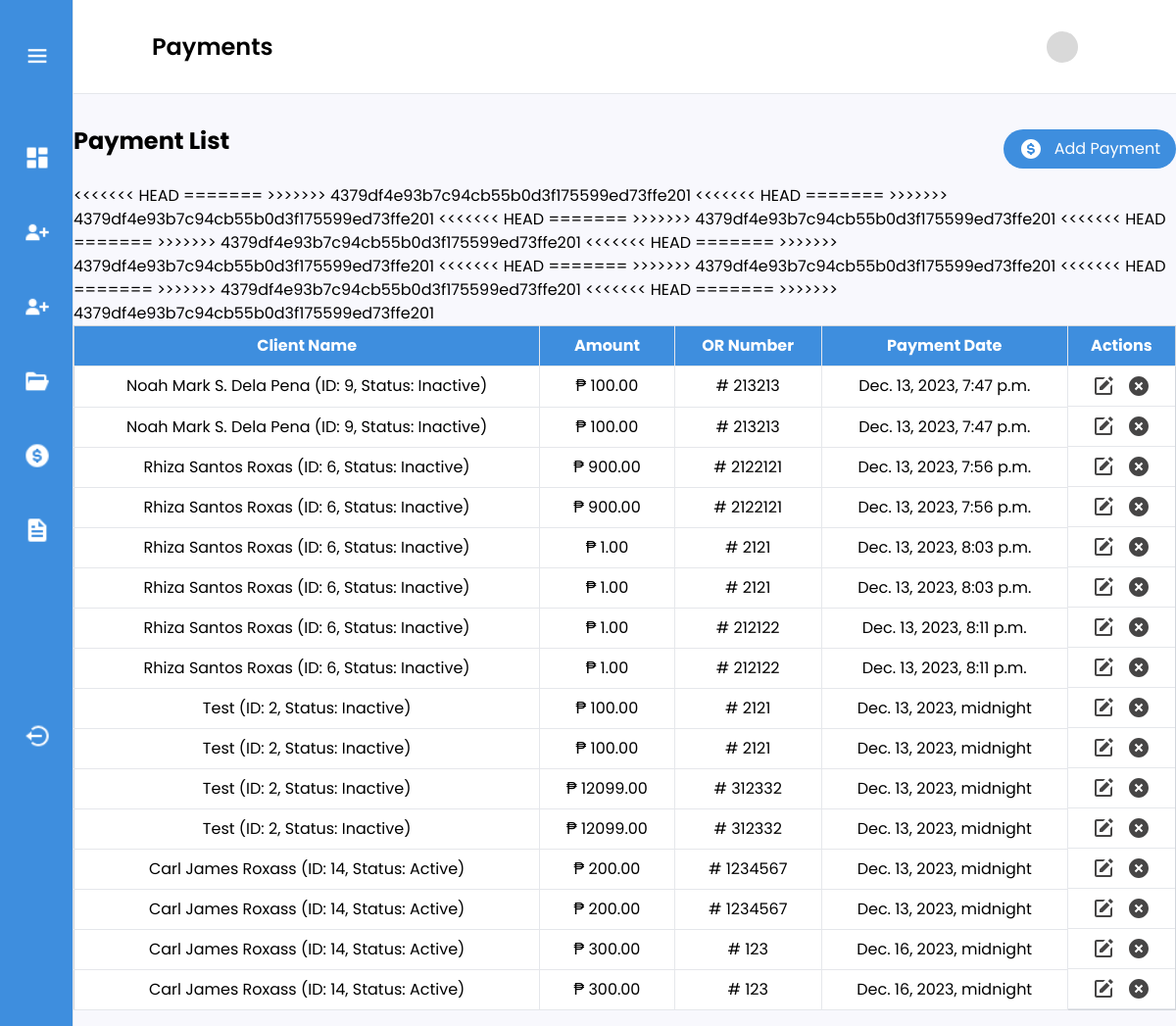
The page /adminUser/paymentList/ on the database as committed earlier.
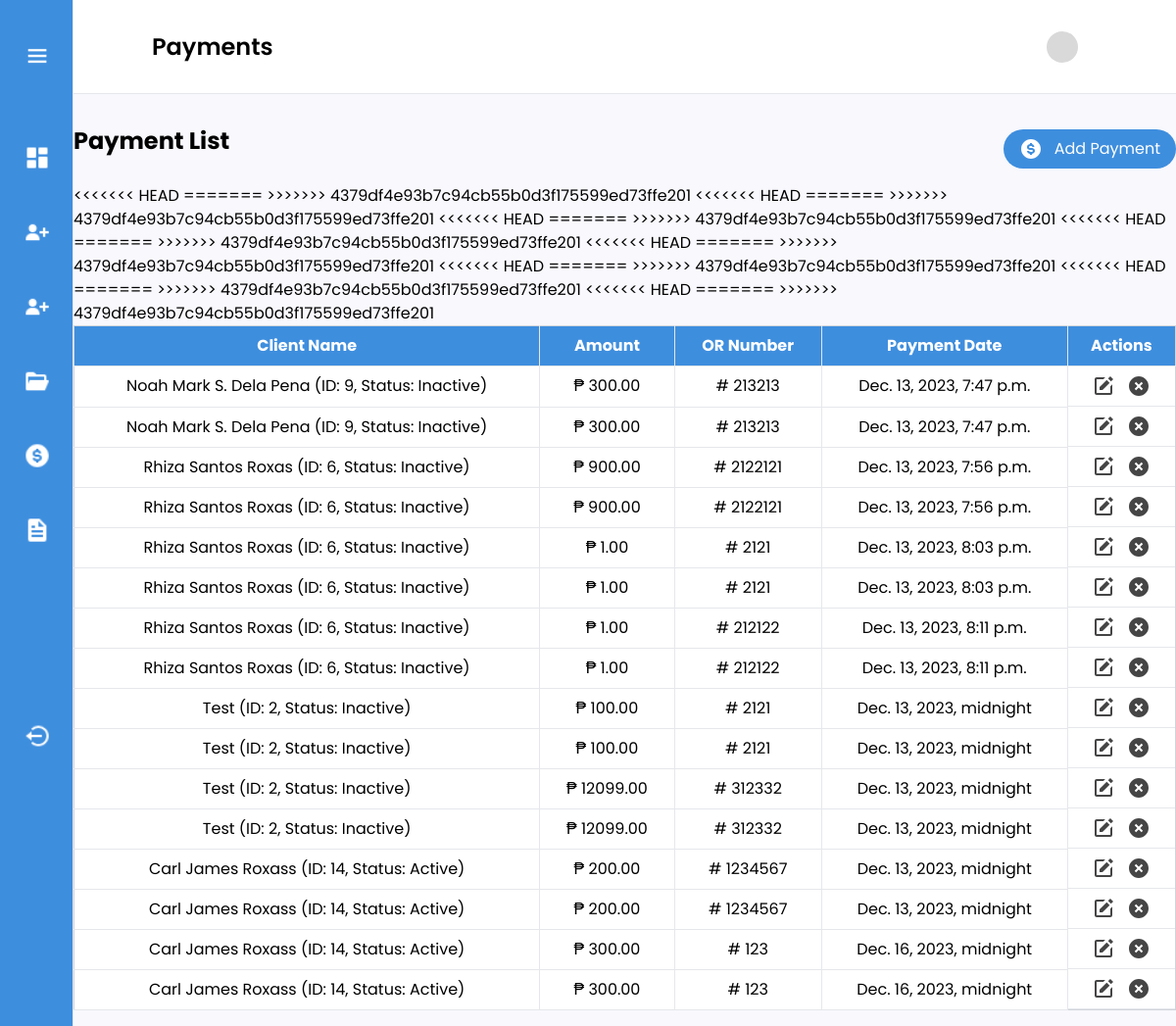
The same page on the database as committed later.
### loanmanagement/models.py (models this page shows, shortened)
class Payment(models.Model):
    loan_id = models.ForeignKey(Loan, on_delete=models.CASCADE)
    amount = models.DecimalField(max_digits=10, decimal_places=2)
    payment_date = models.DateTimeField(null=True)
    or_number = models.CharField(max_length=50)

class Loan(models.Model):
    client_id = models.ForeignKey(Person, on_delete=models.CASCADE)
    loan_date = models.DateField()
    duration_period = models.DateField()
    interest_rate = models.DecimalField(max_digits=10, decimal_places=2)
    loan_amount = models.DecimalField(max_digits=100, decimal_places=2)
    loan_maturity = models.DateField()
    guarantor = models.CharField(max_length=250)
    processing_fee = models.DecimalField(max_digits=10, decimal_places=2)
    loan_balance = models.DecimalField(max_digits=10, decimal_places=2, null=True)
    net = models.DecimalField(max_digits=10, decimal_places=2)
    checking_no = models.CharField(max_length=250, null=False, blank=False)
    has_active_loan = models.BooleanField(default=True)
    def __str__(self):
        status = "Active" if self.has_active_loan else "Inactive"
        return f"{self.client_id.name} (ID: {self.id}, Status: {status})"

class Person(models.Model):
    name = models.CharField(max_length=250, null=False, blank=False)
    address = models.CharField(max_length=250, null=False, blank=False)
    picture = models.ImageField(upload_to='images/', null=True, blank=True)
    document = models.FileField(upload_to='documents/', null=True, blank=True)
    created_at = models.DateTimeField(auto_now_add=True)
    email = models.EmailField(max_length=254, null=True, blank=True)
    password = models.CharField(max_length=254, null=True, blank=True)

### loanmanagement/views.py (the view)
# urls.py: path('paymentList/', views.paymentList, name='paymentList'),
def paymentList(request):
    payments = Payment.objects.all()
    paginated = Paginator(payments, 15)
    page_number = request.GET.get("page")
    page = paginated.get_page(page_number)
    form = PaymentForm(request.POST)
    return render(
        request,
        "payments.html",
        {"payments": page, "form": form, "paginator": paginated},
    )

### loanmanagement/templates/payments.html (shortened to what this page needs)
{% extends 'layout.html' %}
{% block content %}
{% load widget_tweaks %}
<div>
    <div class="flex justify-between bg-white h-24 items-center px-6 md:px-20 py-auto border-b">
        <h2 class="text-xl md:text-2xl font-semibold">Payments</h2>
        <div class="flex gap-2 md:gap-5 justify-center items-center">
            {% load static %}
            <img src="{% static 'images/svg/skeleton.svg' %}" class="w-6 h-6 md:w-8 h-8">
        </div>
    </div>
    </div>
    <div class="mx-3 md:mx-auto max-w-[1240px] mt-8">
        <div class="flex justify-between items-center mb-3">
            <h1 class="md:text-2xl text-xl font-bold mb-4">Payment List</h1>
            <button type="submit" id="openModalBtn"
                class=" text-[12px] md:text-[16px] flex items-center justify-center gap-3 bg-[#3E8EDE] text-white py-1 md:py-2 px-4 rounded-[50px]">
                <img
 />Add
                Payment
            </button>
        </div>
        <table class="min-w-full bg-white border border-gray-300">
            <thead>
                <tr class="bg-[#3E8EDE] text-white">
                    <th class="py-2 px-4 border-b border-r">Client Name</th>
                    <th class="py-2 px-4 border-b border-r">Amount</th>
                    <th class="py-2 px-4 border-b border-r">OR Number</th>
                    <th class="py-2 px-4 border-b border-r">Payment Date</th>
                    <th class="py-2  border-b">Actions</th>
                </tr>
            </thead>
            <tbody>
                {% for payment in payments %}
                <tr class="text-center">
                    <td class="py-2 px-4 border-b border-r">{{ payment.loan_id }}</td>
                    <td class="py-2 px-4 border-b border-r">₱ {{ payment.amount }}</td>
                    <td class="py-2 px-4 border-b border-r"># {{ payment.or_number }}</td>
                    <td class="py-2 px-4 border-b border-r">{{ payment.payment_date }}</td>
                    <td class="flex justify-center items-center gap-3 py-2 px-4 border-b">
                        <img data-id="{{ payment.id }}" id="edit" class="cursor-pointer" onclick="edit(this)"
 />
                        <img data-id="{{ payment.id }}" class="cursor-pointer" onclick="deleteBtn(this)"
                            alt="delete" />
                    </td>
                </tr>
                    <tr class="text-center">
                        <td class="py-2 px-4 border-b border-r">{{ payment.loan_id }}</td>
                        <td class="py-2 px-4 border-b border-r">₱ {{ payment.amount }}</td>
                        <td class="py-2 px-4 border-b border-r"># {{ payment.or_number }}</td>
                        <td class="py-2 px-4 border-b border-r">{{ payment.payment_date }}</td>
                         <td class="flex justify-center items-center gap-3 py-2 px-4 border-b">
                            <img data-id="{{ payment.id }}" data-amount="{{ payment.amount }}" data-borrower="{{ payment.loan_id.id }}" id="editp" class="cursor-pointer" onclick="edit(this)"/>
                            <img data-id="{{ payment.id }}" class="cursor-pointer" onclick="deleteBtn(this)" alt="delete"/>
                        </td>
                    </tr>
                {% endfor %}
            </tbody>
        </table>
    </div>
</div>
{% endblock %}

Rows that differ between the two databases and show on the page:
changed Payment "Dec. 13, 2023, 7:47 p.m.": amount "100.00" → "300.00"
